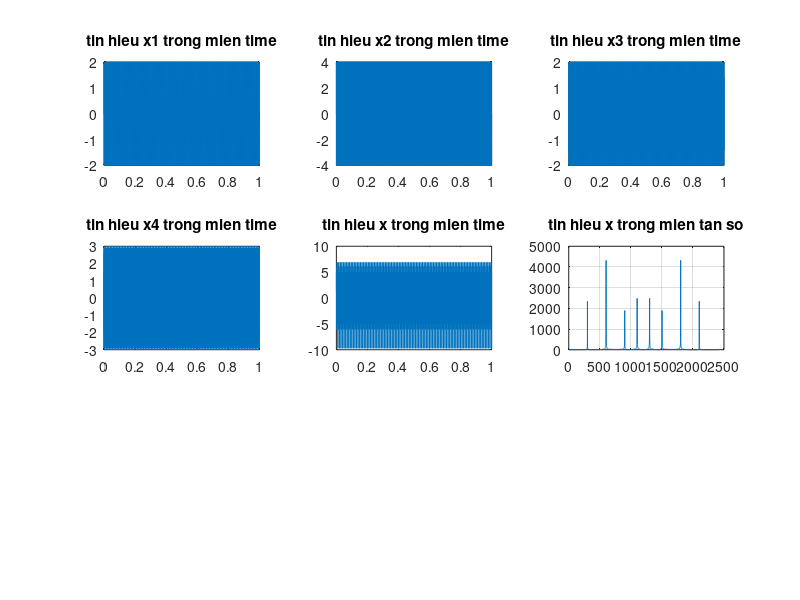
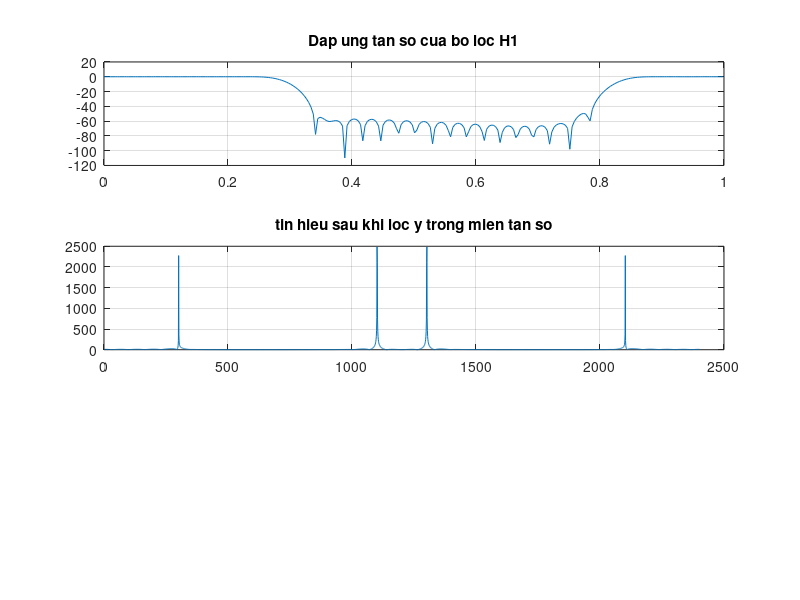

Recreate these plots in MATLAB, in order. (Note: this script raises an error after producing the figures.)
f1=300;
f2=600;
f3=900;
f4=1100;
Fs=2400;
T=1/Fs;
t=0:T:1;
x1=2*sin(2*pi*f1*t);
x2=4*sin(2*pi*f2*t);
x3=2*cos(2*pi*f3*t);
x4=3*cos(2*pi*f4*t);
x=x1+x2+x3+x4;

figure (1);
subplot(331); plot(t,x1); title('tin hieu x1 trong mien time')
subplot(332); plot(t,x2); title('tin hieu x2 trong mien time')
subplot(333); plot(t,x3); title('tin hieu x3 trong mien time')
subplot(334); plot(t,x4); title('tin hieu x4 trong mien time')
subplot(335); plot(t,x); title('tin hieu x trong mien time')
x_fft=fft(x);
subplot(336); plot(abs(x_fft)); grid on;
title('tin hieu x trong mien tan so')

figure (2);
fc1=350; fc2=1000;
wn1=2*fc1/Fs; wn2=2*fc2/Fs;
N=70;
b=fir1(N,[wn1 wn2], 'stop'); w=0:2*pi/551:pi; h1=freqz(b,1,w);
subplot(311); plot(w/pi,(20.*log10(abs(h1))));
title('Dap ung tan so cua bo loc H1'); grid on;
y=filter(b,1,x);
y_fft=fft(y); subplot(312); plot(abs(y_fft));
title('tin hieu sau khi loc y trong mien tan so'); grid on;

figure (3);
fc1=350; fc2=1000;
w_han=hanning(70); 
wn1=2*fc1*pi/Fs; wn2=2*fc2*pi/Fs;
hd=thongthap(pi,70)- thongthap(wn2,70) + thongthap(wn1,70);
h=hd.*w_han';
w=0:2*pi/551:pi; h2=freqz(h,1,w);
subplot(311);plot(w/pi,(20.*log10(abs(h2))));
title('Dap ung tan so cua bo loc H1'); grid on
y=filter(h,1,x); 
y_fft=fft(y);subplot(312);plot(abs(y_fft));
title('tin hieu sau loc y trong mien tan so'); grid on;
